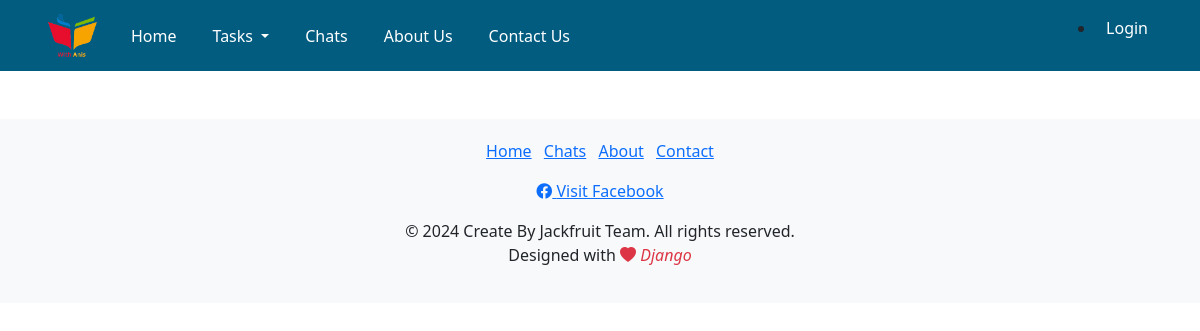
The page /contact/about/ on the database as committed earlier.
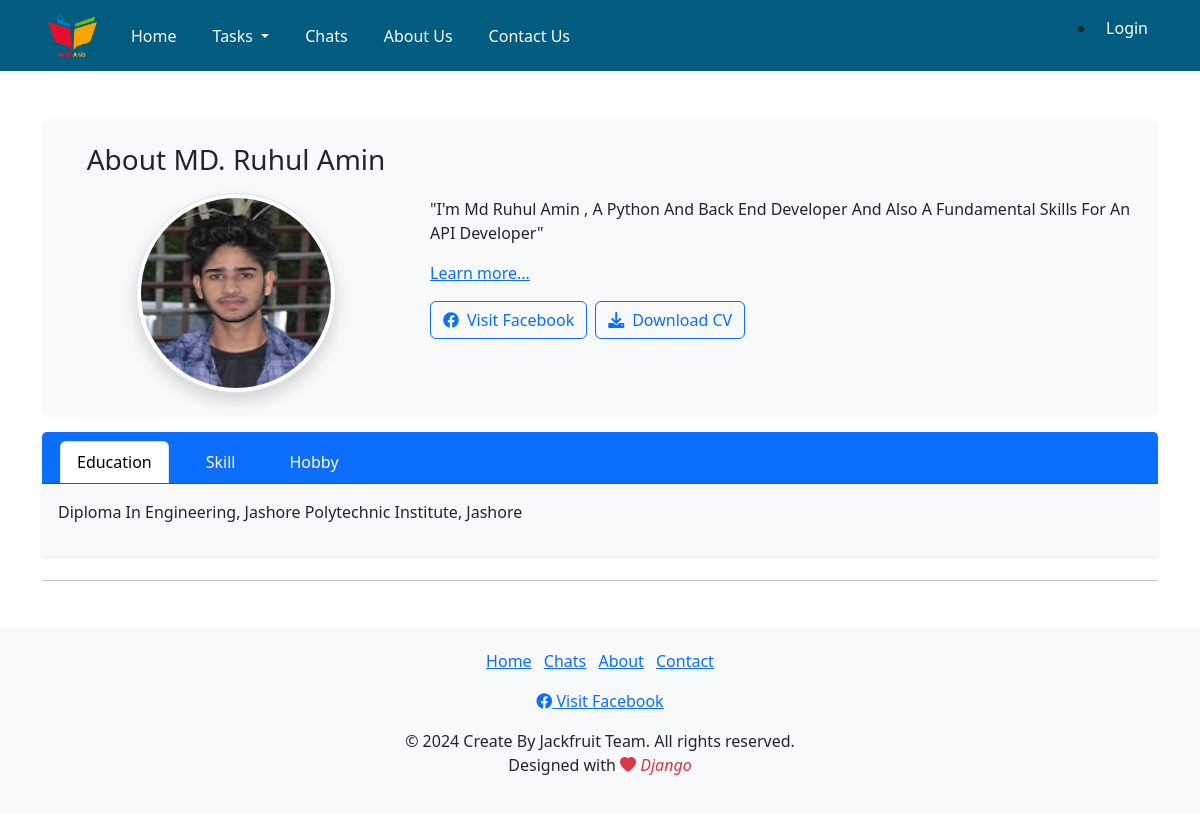
The same page on the database as committed later.
### contact/models.py (models this page shows, shortened)
class AboutModel(models.Model):
    name = models.CharField(max_length=50, null=True, blank=True)
    title = models.CharField(max_length=150, null=True, blank=True)
    details = models.TextField(max_length=500, null=True, blank=True)
    education = models.TextField(null=True, blank=True)
    skill = models.TextField(null=True, blank=True)
    hobby = models.TextField(null=True, blank=True)
    image = models.ImageField(default='profile/default.png', null=True, blank=True)

### contact/views.py (the view)
# urls.py: path('about/',ABOUT,name='about'),
def ABOUT(request):
    obj = AboutModel.objects.all()
    return render(request,'about.html',{'obj':obj})

### Profile/context_processors.py (called while the page is built)
def unread_notifications(request):
    if request.user.is_authenticated:
        return {'unread_notifications_count': NotificationModel.objects.filter(user=request.user, is_read=False).count()}
    return {}

### template/about.html (shortened to what this page needs)
{% extends 'base.html' %}
{% block body %}
<div class="container my-5">
    {% for i in obj %}
    <div class="bg-light p-4 rounded mb-2">
        <div class="row align-items-center">
            <div class="col-sm-4 text-center mb-4 mb-sm-0">
                <h3 class="mb-3">About {{ i.name }}</h3>
                <img class="rounded-circle img-fluid img-thumbnail shadow" style="height: 200px; width: 200px;" src="{{ i.image.url }}" alt="about ruhul">
            </div>
            <div class="col-sm-8">
                <p class="mb-3">{{ i.title }}</p>
                <p>
                    <a class="text-primary" data-bs-toggle="collapse" href="#demo{{ forloop.counter }}" role="button" aria-expanded="false" aria-controls="demo{{ forloop.counter }}">
                        Learn more...
                    </a>
                </p>
                <div class="d-flex justify-content-start gap-2 mt-3">
                    <a class="btn btn-outline-primary d-inline-flex align-items-center" href="https://www.facebook.com/Ruhulaminarafat82?mibextid=kFxxJD" target="_blank">
                        <i class="fab fa-facebook me-2"></i> Visit Facebook
                    </a>
                    <a class="btn btn-outline-primary d-inline-flex align-items-center" href="/media/resume/Md Ruhul Amin (Django Developer).pdf" download>
                        <i class="fas fa-download me-2"></i> Download CV
                    </a>
                </div>
            </div>
        </div>
    </div>
    <div class="card shadow-sm mb-4" style="border: 0;">
        <div class="card-header bg-primary">
            <ul class="nav nav-tabs card-header-tabs">
                <li class="nav-item">
                    <a class="nav-link active" data-bs-toggle="tab" href="#edu{{ forloop.counter }}">Education</a>
                </li>
                <li class="nav-item">
                    <a class="nav-link" data-bs-toggle="tab" href="#skill{{ forloop.counter }}">Skill</a>
                </li>
                <li class="nav-item">
                    <a class="nav-link" data-bs-toggle="tab" href="#hobby{{ forloop.counter }}">Hobby</a>
                </li>
            </ul>
        </div>
        <div class="card-body bg-light">
            <div class="tab-content">
                <div class="tab-pane active" id="edu{{ forloop.counter }}">
                    <p>{{ i.education }}</p>
                </div>
            </div>
        </div>
    </div>
    <hr>
    {% endfor %}
</div>
{% endblock %}

### template/base.html (shortened to what this page needs)
<!DOCTYPE html>
{% load static %}
{% load notifications_tags %}
<html lang="en">
<head>
    <link href="https://cdn.jsdelivr.net/npm/bootstrap-icons/font/bootstrap-icons.css" rel="stylesheet">
    <link href="https://cdnjs.cloudflare.com/ajax/libs/font-awesome/6.0.0-beta3/css/all.min.css" rel="stylesheet">
    <link href="https://cdn.jsdelivr.net/npm/bootstrap@5.3.0-alpha1/dist/css/bootstrap.min.css" rel="stylesheet">
    <link href="https://cdn.jsdelivr.net/npm/bootstrap@5.3.2/dist/css/bootstrap.min.css" rel="stylesheet">
</head>
<body>
        <header>
            <nav class="navbar navbar-expand-lg">
                <div class="container">
                  <a class="navbar-brand" href="#">
                        <img alt="logo">
                  </a>
                  <div class="collapse navbar-collapse" id="navbarSupportedContent">
                    <ul class="navbar-nav me-auto mb-2 mb-lg-0">
                      <li class="nav-item">
                        <a class="nav-link" href="{% url 'home' %}">Home</a>
                      </li>
                      <li class="nav-item dropdown">
                        <a class="nav-link dropdown-toggle" href="#" role="button" data-bs-toggle="dropdown" aria-expanded="false">
                          Tasks
                        </a>
                      </li>
                      <li class="nav-item">
                        <a class="nav-link" href="{% url 'user_chat_list' %}">Chats</a>
                      </li>
                      <li class="nav-item">
                        <a class="nav-link" href="{% url 'about' %}">About Us</a>
                      </li>
                      <li class="nav-item">
                        <a class="nav-link" href="{% url 'contact' %}">Contact Us</a>
                      </li>
                    </ul>
                      <ul>
                      {% if user.is_authenticated %}
                      <li class="nav-item dropdown" style="list-style: none;">
                        <a class="nav-link dropdown-toggle" href="#" role="button" data-bs-toggle="dropdown" aria-expanded="false">
                          {% if user.profile_update.image %}
                          <img style="height: 40px; width: 40px; border:1px solid aqua" class="rounded rounded-circle" src="{{ user.profile_update.image.url }}" />
                      {% else %}
                          <img style="height: 40px; width: 40px; border:1px solid aqua" class="rounded rounded-circle" src="/media/profile/default.png" />
                      {% endif %}
                        </a>
                        <ul class="dropdown-menu">
                          <li><a class="dropdown-item" href="{% url 'profile_view' %}">Profile</a></li>
                          <li><hr class="dropdown-divider"></li>
                          <li><a class="dropdown-item" href="{% url 'user_chat_list' %}">Chats</a></li>
                          <li><hr class="dropdown-divider"></li>
                          <li><a class="dropdown-item" href="{% url 'change_password' %}">Change Password</a></li>
                          <li><hr class="dropdown-divider"></li>
                          <li><a class="dropdown-item" href="{% url 'logout' %}">Logout</a></li>
                        </ul>
                      </li>
                      {% else %}
                      <li class="nav-item">
                        <a class="nav-link active" aria-current="page" href="{% url 'login' %}">Login</a>
                      </li>
                      {% endif %}
                    </ul>
                  </div>
                </div>
              </nav>
       </header>
        <main>
          {% block body %}
          {% endblock %}
        </main>
        <footer class="footer">
          <div class="container">
            <ul class="list-inline">
              <li class="list-inline-item"><a href="{% url 'home' %}">Home</a></li>
              <li class="list-inline-item"><a href="{% url 'user_chat_list' %}">Chats</a></li>
              <li class="list-inline-item"><a href="{% url 'about' %}">About</a></li>
              <li class="list-inline-item"><a href="{% url 'contact' %}">Contact</a></li>
            </ul>
            <div class="container">
              <a href="https://www.facebook.com/Ruhulaminarafat82?mibextid=kFxxJD" target="_blank">
                <i class="fab fa-facebook"></i> Visit Facebook
              </a>
              <p class="mt-3 mb-0">&copy; 2024 Create By Jackfruit Team. All rights reserved.</p>
            <p>Designed with <i class="bi bi-heart-fill text-danger"> Django</i> </p>
            </div>
          </div>
        </footer>
      </body>
</html>

### template/base.html (style rules this page uses)
nav { background-color: rgba(1,92,128); }
.navbar-brand img { width: 50px; height: auto; margin-left: 5px; }
.nav-item { padding: 1px 10px; }
.nav-link { color: white; }
.card { border:1px solid #ff02c0; border-radius: 0%; margin: 15px 0px; transition: 0.4s; }
.card-body { background-color: #e8ded2; }
.footer { background-color: #f8f9fa; padding: 20px 0; text-align: center; }

Rows that differ between the two databases and show on the page:
added AboutModel: name "MD. Ruhul Amin", image (picture), title "\"I'm Md Ruhul Amin , A Python And Back End Developer And Also A Fundamental Skills For An API Developer\"", education "Diploma In Engineering, Jashore Polytechnic Institute, Jashore"
